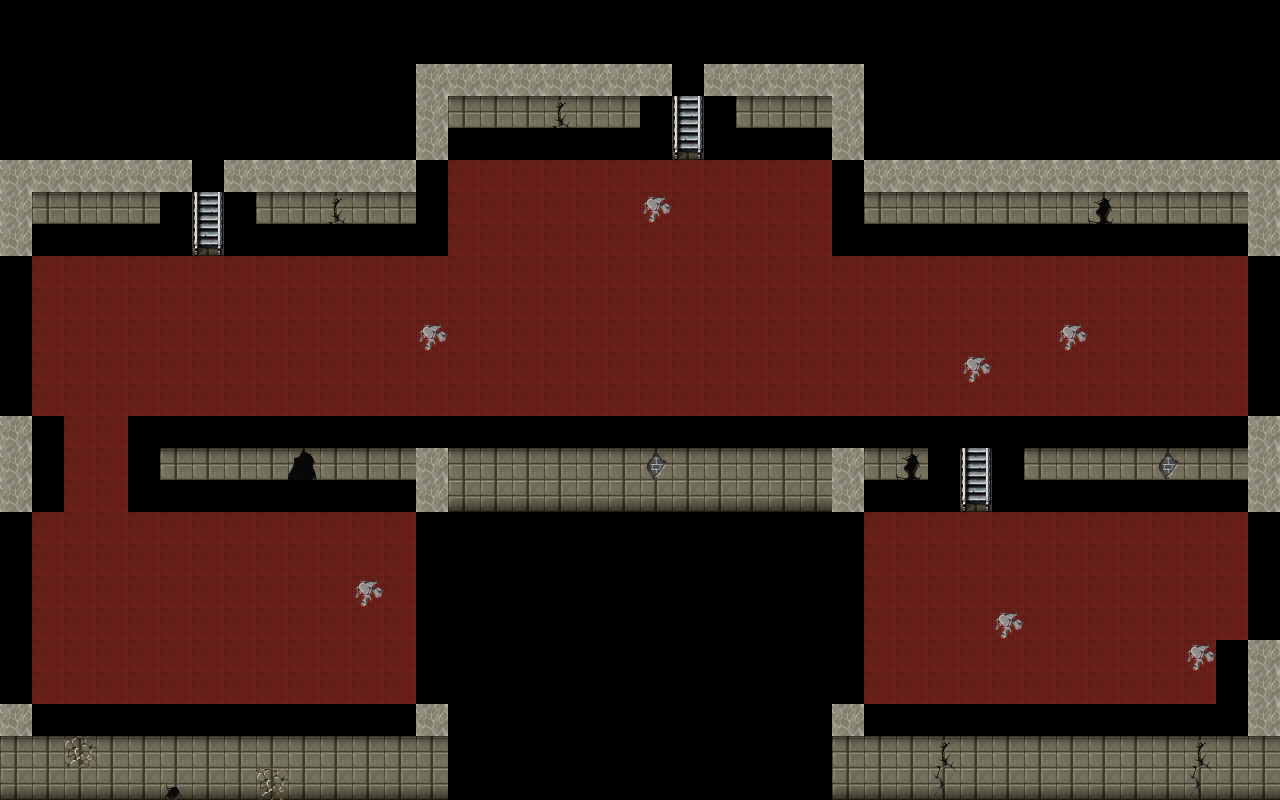

A level layout from a 2D game, rendered from its tile map. Below: a short description, then the map file with tile-grid data replaced by summaries:
An orthogonal 40x25 tile map with 32x32 px tiles, 3 tile layers (Layer1, PlayerLayer, CollisionLayer).

<map version="1.0" orientation="orthogonal" width="40" height="25" tilewidth="32" tileheight="32">
 <tileset firstgid="1" name="TileSets" tilewidth="32" tileheight="32">
  <image source="../Tiles/TileSets.png" width="1024" height="2016" />
 </tileset>
 <layer name="Layer1" width="40" height="25">
  <data>[1000 cells, 734 non-empty, 5 distinct tile ids]</data>
 </layer>
 <layer name="PlayerLayer" width="40" height="25">
  <data>[1000 cells, 30 non-empty, 13 distinct tile ids]</data>
 </layer>
 <layer name="CollisionLayer" width="40" height="25">
  <data>[1000 cells, 165 non-empty, 1 distinct tile ids]</data>
 </layer>
</map>
